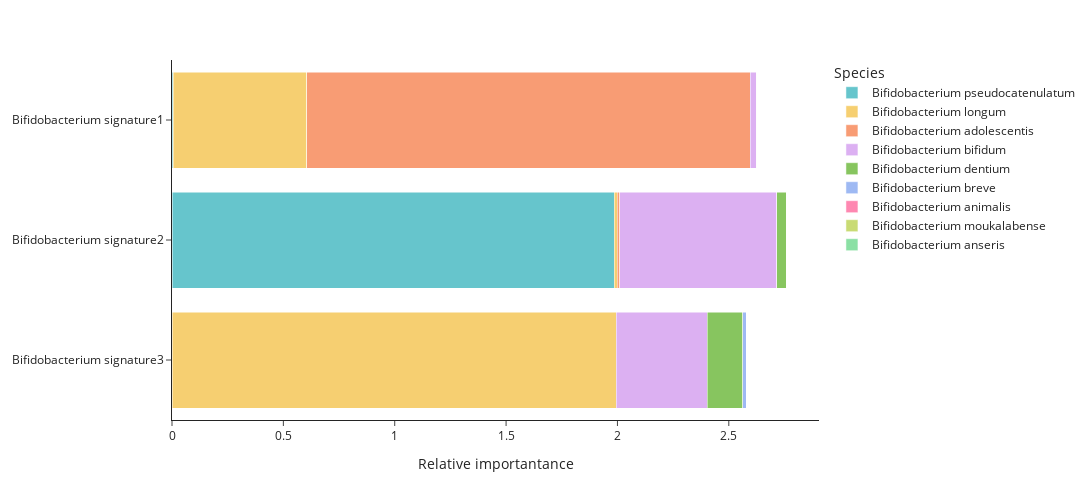

Here is the notebook cell this chart was saved with:
### Code cell
signature_coefficient_relative_importance_barplot(bifido_sig_coef,"/home/bruce1996/repo/Microbiome_health_indicator/tmp/",'test')

### Figure 1 — Plotly figure (JSON) as saved in the notebook; plotly's stock layout.template omitted (floating-point values rounded to 4 significant figures)
{"data": [{"alignmentgroup": "True", "hovertemplate": "Species=Bifidobacterium pseudocatenulatum<br>Relative importantance=%{x}<br>variable=%{y}<extra></extra>", "legendgroup": "Bifidobacterium pseudocatenulatum", "marker": {"color": "rgb(102, 197, 204)", "pattern": {"shape": ""}}, "name": "Bifidobacterium pseudocatenulatum", "offsetgroup": "Bifidobacterium pseudocatenulatum", "orientation": "h", "showlegend": true, "textposition": "auto", "type": "bar", "x": [0.005489, 1.986, 0], "xaxis": "x", "y": ["Bifidobacterium signature1", "Bifidobacterium signature2", "Bifidobacterium signature3"], "yaxis": "y"}, {"alignmentgroup": "True", "hovertemplate": "Species=Bifidobacterium longum<br>Relative importantance=%{x}<br>variable=%{y}<extra></extra>", "legendgroup": "Bifidobacterium longum", "marker": {"color": "rgb(246, 207, 113)", "pattern": {"shape": ""}}, "name": "Bifidobacterium longum", "offsetgroup": "Bifidobacterium longum", "orientation": "h", "showlegend": true, "textposition": "auto", "type": "bar", "x": [0.5988, 0.01442, 1.995], "xaxis": "x", "y": ["Bifidobacterium signature1", "Bifidobacterium signature2", "Bifidobacterium signature3"], "yaxis": "y"}, {"alignmentgroup": "True", "hovertemplate": "Species=Bifidobacterium adolescentis<br>Relative importantance=%{x}<br>variable=%{y}<extra></extra>", "legendgroup": "Bifidobacterium adolescentis", "marker": {"color": "rgb(248, 156, 116)", "pattern": {"shape": ""}}, "name": "Bifidobacterium adolescentis", "offsetgroup": "Bifidobacterium adolescentis", "orientation": "h", "showlegend": true, "textposition": "auto", "type": "bar", "x": [1.991, 0.01056, 6.47e-05], "xaxis": "x", "y": ["Bifidobacterium signature1", "Bifidobacterium signature2", "Bifidobacterium signature3"], "yaxis": "y"}, {"alignmentgroup": "True", "hovertemplate": "Species=Bifidobacterium bifidum<br>Relative importantance=%{x}<br>variable=%{y}<extra></extra>", "legendgroup": "Bifidobacterium bifidum", "marker": {"color": "rgb(220, 176, 242)", "pattern": {"shape": ""}}, "name": "Bifidobacterium bifidum", "offsetgroup": "Bifidobacterium bifidum", "orientation": "h", "showlegend": true, "textposition": "auto", "type": "bar", "x": [0.02838, 0.7052, 0.4085], "xaxis": "x", "y": ["Bifidobacterium signature1", "Bifidobacterium signature2", "Bifidobacterium signature3"], "yaxis": "y"}, {"alignmentgroup": "True", "hovertemplate": "Species=Bifidobacterium dentium<br>Relative importantance=%{x}<br>variable=%{y}<extra></extra>", "legendgroup": "Bifidobacterium dentium", "marker": {"color": "rgb(135, 197, 95)", "pattern": {"shape": ""}}, "name": "Bifidobacterium dentium", "offsetgroup": "Bifidobacterium dentium", "orientation": "h", "showlegend": true, "textposition": "auto", "type": "bar", "x": [0, 0.04343, 0.1595], "xaxis": "x", "y": ["Bifidobacterium signature1", "Bifidobacterium signature2", "Bifidobacterium signature3"], "yaxis": "y"}, {"alignmentgroup": "True", "hovertemplate": "Species=Bifidobacterium breve<br>Relative importantance=%{x}<br>variable=%{y}<extra></extra>", "legendgroup": "Bifidobacterium breve", "marker": {"color": "rgb(158, 185, 243)", "pattern": {"shape": ""}}, "name": "Bifidobacterium breve", "offsetgroup": "Bifidobacterium breve", "orientation": "h", "showlegend": true, "textposition": "auto", "type": "bar", "x": [0, 0, 0.01413], "xaxis": "x", "y": ["Bifidobacterium signature1", "Bifidobacterium signature2", "Bifidobacterium signature3"], "yaxis": "y"}, {"alignmentgroup": "True", "hovertemplate": "Species=Bifidobacterium animalis<br>Relative importantance=%{x}<br>variable=%{y}<extra></extra>", "legendgroup": "Bifidobacterium animalis", "marker": {"color": "rgb(254, 136, 177)", "pattern": {"shape": ""}}, "name": "Bifidobacterium animalis", "offsetgroup": "Bifidobacterium animalis", "orientation": "h", "showlegend": true, "textposition": "auto", "type": "bar", "x": [0.0008479, 0.0003448, 0.0002108], "xaxis": "x", "y": ["Bifidobacterium signature1", "Bifidobacterium signature2", "Bifidobacterium signature3"], "yaxis": "y"}, {"alignmentgroup": "True", "hovertemplate": "Species=Bifidobacterium moukalabense<br>Relative importantance=%{x}<br>variable=%{y}<extra></extra>", "legendgroup": "Bifidobacterium moukalabense", "marker": {"color": "rgb(201, 219, 116)", "pattern": {"shape": ""}}, "name": "Bifidobacterium moukalabense", "offsetgroup": "Bifidobacterium moukalabense", "orientation": "h", "showlegend": true, "textposition": "auto", "type": "bar", "x": [0, 7.134e-06, 4.06e-06], "xaxis": "x", "y": ["Bifidobacterium signature1", "Bifidobacterium signature2", "Bifidobacterium signature3"], "yaxis": "y"}, {"alignmentgroup": "True", "hovertemplate": "Species=Bifidobacterium anseris<br>Relative importantance=%{x}<br>variable=%{y}<extra></extra>", "legendgroup": "Bifidobacterium anseris", "marker": {"color": "rgb(139, 224, 164)", "pattern": {"shape": ""}}, "name": "Bifidobacterium anseris", "offsetgroup": "Bifidobacterium anseris", "orientation": "h", "showlegend": true, "textposition": "auto", "type": "bar", "x": [0, 0, 0], "xaxis": "x", "y": ["Bifidobacterium signature1", "Bifidobacterium signature2", "Bifidobacterium signature3"], "yaxis": "y"}], "layout": {"barmode": "stack", "height": 500, "legend": {"title": {"text": "Species"}, "tracegroupgap": 0}, "margin": {"t": 60}, "title": {"x": 0.5}, "width": 1200, "xaxis": {"anchor": "y", "categoryarray": ["Bifidobacterium adolescentis", "Bifidobacterium animalis", "Bifidobacterium anseris", "Bifidobacterium bifidum", "Bifidobacterium breve", "Bifidobacterium dentium", "Bifidobacterium longum", "Bifidobacterium moukalabense", "Bifidobacterium pseudocatenulatum"], "categoryorder": "array", "domain": [0, 1], "title": {"text": "Relative importantance"}}, "yaxis": {"anchor": "x", "categoryarray": ["Bifidobacterium signature3", "Bifidobacterium signature2", "Bifidobacterium signature1"], "categoryorder": "array", "domain": [0, 1], "title": {}}}}
